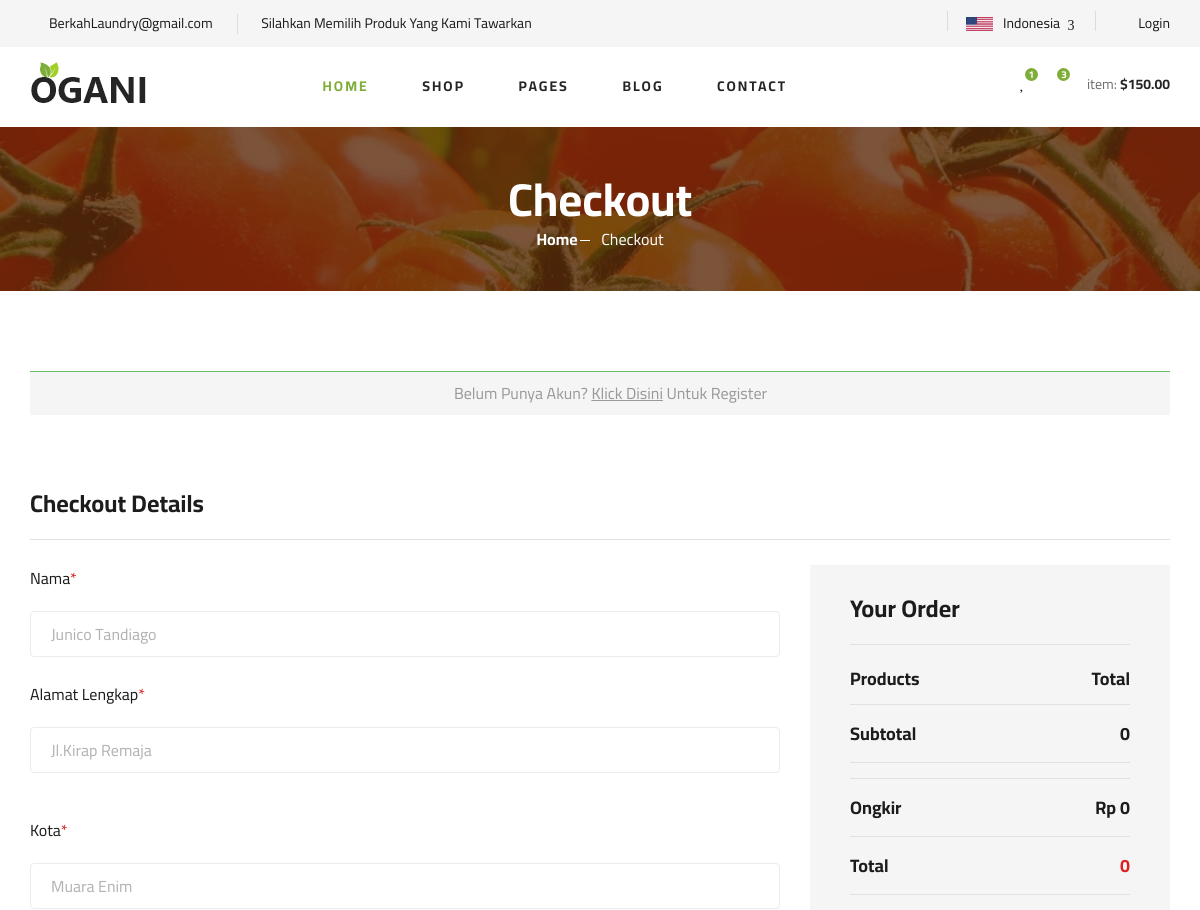
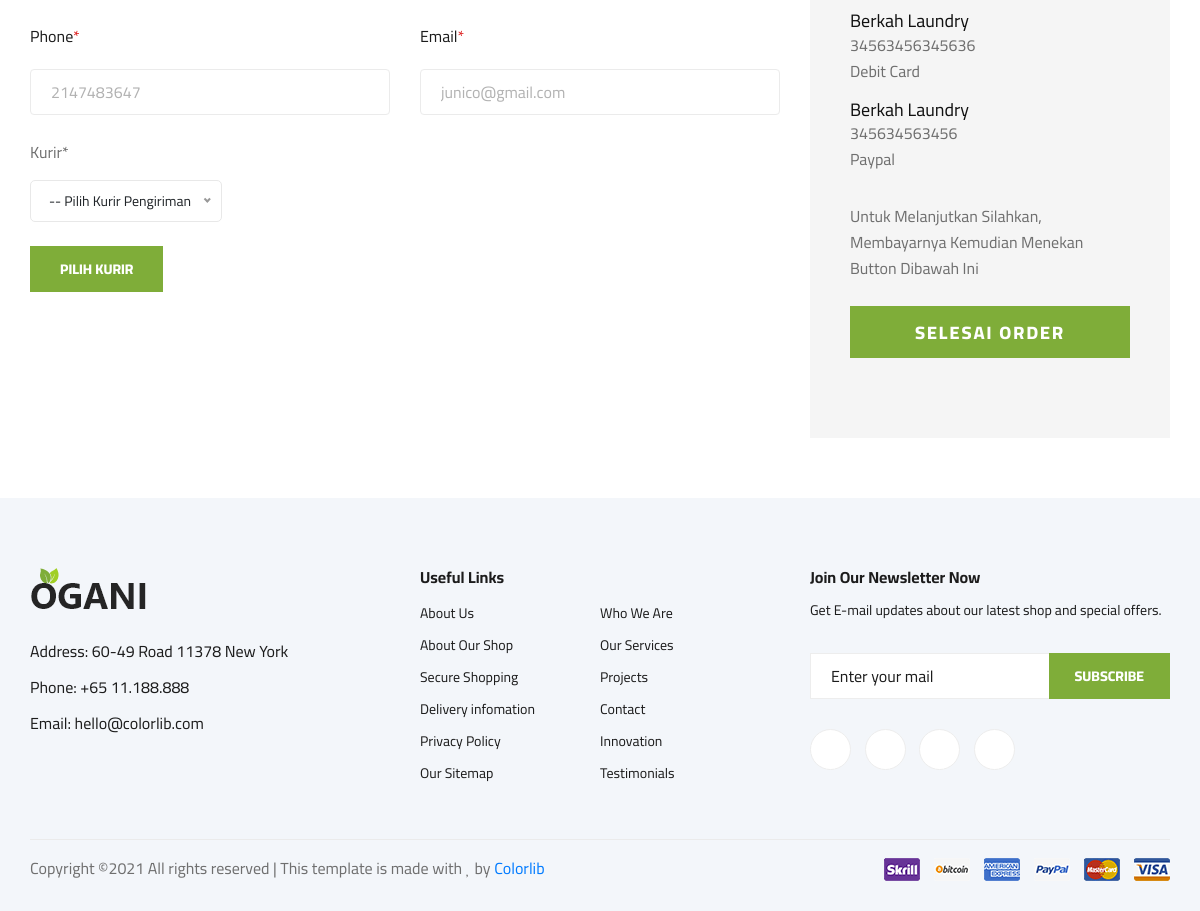
Screenshot of /checkout.php (signed in) with the database file from the repository (2 pictures, top to bottom).
### tables this page shows
CREATE TABLE `tb_member` (
  `id_member` int(11) NOT NULL,
  `email` varchar(128) NOT NULL,
  `password` varchar(128) NOT NULL,
  `nama` varchar(128) NOT NULL,
  `alamat` text NOT NULL,
  `id_kota` int(11) NOT NULL,
  `no_hp` int(11) NOT NULL
);

CREATE TABLE `tb_kota` (
  `id_kota` int(11) NOT NULL,
  `nama_kota` varchar(250) NOT NULL
);

CREATE TABLE `tb_pembayaran` (
  `id_pembayaran` int(11) NOT NULL,
  `metode_pembayaran` varchar(250) NOT NULL,
  `kode_pembayaran` varchar(50) NOT NULL
);

### admin/lib/koneksi.php (called while the page is built, shortened)
<?php
$baseUrl2 = "http://localhost/projecttpe/";
?>

### pages/checkout.php (the view, shortened to what this page needs)
<section class="breadcrumb-section set-bg" data-setbg="assets/img/breadcrumb.jpg">
    <div class="container">
        <div class="row">
            <div class="col-lg-12 text-center">
                <div class="breadcrumb__text">
                    <h2>Checkout</h2>
                    <div class="breadcrumb__option">
                        <a href="./index.html">Home</a>
                        <span>Checkout</span>
                    </div>
                </div>
            </div>
        </div>
    </div>
</section>
<section class="checkout spad">
    <div class="container">
        <div class="row">
            <div class="col-lg-12">
                <h6><span class="icon_tag_alt"></span> Belum Punya Akun? <a href="#">Klick Disini</a> Untuk Register
                </h6>
            </div>
        </div>
        <div class="checkout__form">
            <h4>Checkout Details</h4>
            <?php
             $email = $_SESSION['email'];
             $QueryProfile = mysqli_query($koneksi, "SELECT * FROM tb_member tm INNER JOIN tb_kota tk ON tm.id_kota = tk.id_kota WHERE tm.email = '$email'");
             $row = mysqli_fetch_assoc($QueryProfile);
             ?>
            <form method="POST" action="<?= $baseUrl2; ?>pages/aksi/shipping.php">
                <div class="row">
                    <div class="col-lg-8 col-md-6">
                        <div class="checkout__input">
                            <p>Nama<span>*</span></p>
                            <input type="text" class="form-control" name="nama" value="<?= $row['nama']; ?>">
                        </div>
                        <div class="checkout__input">
                            <p>Alamat Lengkap<span>*</span></p>
                            <input type="text" placeholder="Street Address" name="alamat" class="checkout__input__add" value="<?= $row['alamat']; ?>">
                        </div>
                        <div class="checkout__input">
                            <p>Kota<span>*</span></p>
                            <?php
                             include "admin/lib/koneksi.php";
                             $qKota = mysqli_query($koneksi, "SELECT * FROM tb_kota");
                             $kota = mysqli_fetch_array($qKota);
                             ?>
                            <input type="text" class="form-control" name="kota" value="<?= $kota['nama_kota']; ?>">
                        </div>
                        <div class="row">
                            <div class="col-lg-6">
                                <div class="checkout__input">
                                    <p>Phone<span>*</span></p>
                                    <input type="text" name="no_hp" value="<?= $row['no_hp']; ?>">
                                </div>
                            </div>
                            <div class="col-lg-6">
                                <div class="checkout__input">
                                    <p>Email<span>*</span></p>
                                    <input type="text" name="email" value="<?= $row['email']; ?>">
                                </div>
                            </div>
                            <div class="col-lg-12">
                                <p>Kurir<span>*</span></p>
                                        <?php
                                         include 'admin/lib/koneksi.php';
                                         ?>
                            </div>
                        </div>
                        <br>
                        <button type="submit" class="site-btn">Pilih Kurir</button>
                    </div>
                    </form>
                    <?php
                     include "admin/lib/koneksi.php";
                     ?>
                    <div class="col-lg-4 col-md-6">
                        <div class="checkout__order">
                            <h4>Your Order</h4>
                            <div class="checkout__order__products">Products <span>Total</span></div>
                            <?php
                             include "admin/lib/koneksi.php";
                             ?>
                            <div class="checkout__order__subtotal">Subtotal <span><?= number_format($subtotal); ?></span></div>
                            <?php
                             $id_session = $_SESSION['card'];
                             include "admin/lib/koneksi.php";
                             if (!empty($_SESSION['tempKurir'])) {
                                 $idkurir = $_SESSION['tempKurir'];
                             } else {
                                 $idkurir = 0;
                             }
                             $QueryProfile = mysqli_query($koneksi, "SELECT * FROM tb_member WHERE email = '$email'");
                             $rowUser = mysqli_fetch_assoc($QueryProfile);
                             $kota = $rowUser['id_kota'];
                             $QueryOngkir =  mysqli_query($koneksi, "SELECT * FROM tb_biaya_kirim tbo INNER JOIN tb_jasa tbk
              ON tbo.id_jasa = tbk.id_jasa INNER JOIN tb_kota tbkota ON tbo.id_kota = tbkota.id_kota
             WHERE tbo.id_jasa = '$idkurir' AND tbo.id_kota = '$kota'");
                             $rowOngkir = mysqli_fetch_array($QueryOngkir);
                             $QueryOrder = mysqli_query($koneksi, "SELECT SUM(jumlah*harga) as subtotal FROM tb_order WHERE id_session = '$id_session' AND status_order = 'C'");
                             $rowOrder = mysqli_fetch_assoc($QueryOrder);
                             $total = $rowOrder['subtotal'] + $rowOngkir['biaya'];
                             ?>
                            <div class="checkout__order__subtotal">Ongkir <span><?php if (!empty($_SESSION['tempKurir'])) { ?>
                                        <td>Rp <?= number_format($rowOngkir['biaya']) ?></td>
                                    <?php } else { ?>
                                        <td>Rp 0</td>
                                    <?php } ?></span></div>
                            <div class="checkout__order__total" name="total">Total <span><?= number_format($total); ?></span></div>
                            <?php
                             include "admin/lib/koneksi.php";
                             $pembayaran = mysqli_query($koneksi, "SELECT * FROM tb_pembayaran");
                             while ($p = mysqli_fetch_array($pembayaran)) {
                             ?>
                                <div class="bank">
                                    <div class="bank-item pb-3">
                                        <div class="description">
                                            <h5>Berkah Laundry</h5>
                                            <p>
                                                <?= $p['kode_pembayaran']; ?>
                                                <br>
                                                <?= $p['metode_pembayaran']; ?>
                                            </p>
                                        </div>
                                    <?php } ?>
                                    </div>
                                    <form method="POST" action="<?= $baseUrl2; ?>pages/aksi/checkout.php">
                                        <p>Untuk Melanjutkan Silahkan, Membayarnya Kemudian Menekan Button Dibawah Ini</p>
                                        <button type="submit" class="site-btn">Selesai ORDER</button>
                                        <br>
                                        <br>
                                    </form>
                                </div>
                        </div>
        </div>
    </div>
</section>

### assets/css/style.css (style rules this page uses)
html, body { height: 100%; font-family: "Cairo", sans-serif; -webkit-font-smoothing: antialiased; font-smoothing: antialiased; }
h1, h2, h3, h4, h5, h6 { margin: 0; color: #111111; font-weight: 400; font-family: "Cairo", sans-serif; }
h2 { font-size: 36px; }
h4 { font-size: 24px; }
h5 { font-size: 18px; }
h6 { font-size: 16px; }
p { font-size: 16px; font-family: "Cairo", sans-serif; color: #6f6f6f; font-weight: 400; line-height: 26px; margin: 0 0 15px 0; }
.set-bg { background-repeat: no-repeat; background-size: cover; background-position: top center; }
.spad { padding-top: 100px; padding-bottom: 100px; }
.site-btn { font-size: 14px; color: #ffffff; font-weight: 800; text-transform: uppercase; display: inline-block; padding: 13px 30px 12px; background: #7fad39; border: none; }
.breadcrumb-section { display: flex; align-items: center; padding: 45px 0 40px; }
.breadcrumb__text h2 { font-size: 46px; color: #ffffff; font-weight: 700; }
.breadcrumb__option a { display: inline-block; font-size: 16px; color: #ffffff; font-weight: 700; margin-right: 20px; position: relative; }
.breadcrumb__option a:after { position: absolute; right: -12px; top: 13px; height: 1px; width: 10px; background: #ffffff; content: ""; }
.breadcrumb__option span { display: inline-block; font-size: 16px; color: #ffffff; }
.checkout { padding-top: 80px; padding-bottom: 60px; }
.checkout h6 { color: #999999; text-align: center; background: #f5f5f5; border-top: 1px solid #6AB963; padding: 12px 0 12px; margin-bottom: 75px; }
.checkout h6 span { font-size: 16px; color: #6AB963; margin-right: 5px; }
.checkout h6 a { text-decoration: underline; color: #999999; }
.checkout__form h4 { color: #1c1c1c; font-weight: 700; border-bottom: 1px solid #e1e1e1; padding-bottom: 20px; margin-bottom: 25px; }
.checkout__form p { column-rule: #b2b2b2; }
.checkout__input { margin-bottom: 24px; }
.checkout__input p { color: #1c1c1c; margin-bottom: 20px; }
.checkout__input p span { color: #dd2222; }
.checkout__input input { width: 100%; height: 46px; border: 1px solid #ebebeb; padding-left: 20px; font-size: 16px; color: #b2b2b2; border-radius: 4px; }
.checkout__input input.checkout__input__add { margin-bottom: 20px; }
.checkout__input input::placeholder { color: #b2b2b2; }
.checkout__order { background: #f5f5f5; padding: 40px; padding-top: 30px; }
.checkout__order h4 { color: #1c1c1c; font-weight: 700; border-bottom: 1px solid #e1e1e1; padding-bottom: 20px; margin-bottom: 20px; }
.checkout__order .checkout__order__products { font-size: 18px; color: #1c1c1c; font-weight: 700; margin-bottom: 10px; }
.checkout__order .checkout__order__products span { float: right; }
.checkout__order .checkout__order__subtotal { font-size: 18px; color: #1c1c1c; font-weight: 700; border-bottom: 1px solid #e1e1e1; border-top: 1px solid #e1e1e1; padding-bottom: 15px; margin-bottom: 15px; padding-top: 15px; }
.checkout__order .checkout__order__subtotal span { float: right; }
.checkout__order .checkout__order__total { font-size: 18px; color: #1c1c1c; font-weight: 700; border-bottom: 1px solid #e1e1e1; padding-bottom: 15px; margin-bottom: 25px; }
.checkout__order .checkout__order__total span { float: right; color: #dd2222; }
.checkout__order button { font-size: 18px; letter-spacing: 2px; width: 100%; margin-top: 10px; }
@media only screen and (min-width: 1200px) { .container { max-width: 1170px; } }

### rows the page displays
tb_member: nama "Junico Tandiago", alamat "Jl.Kirap Remaja", no_hp "2147483647", email "junico@gmail.com"
tb_kota: kota "Muara Enim"
tb_pembayaran: kode_pembayaran "34563456345636", metode_pembayaran "Debit Card"
tb_pembayaran: kode_pembayaran "345634563456", metode_pembayaran "Paypal"

### other values shown
$subtotal "0"
$total "0"
